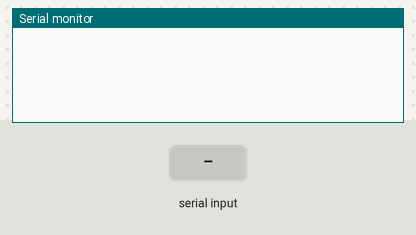
Bench run of a sketch on a simulated Arduino Uno, built with avr-gcc and run on an emulated ATmega328P. Shown: the last lines printed to the serial monitor. The test bench sets the inputs (shaded band).

Above: at 1.2 s.
1.3 s: "startup\n" received over Serial
At 2.3 s:
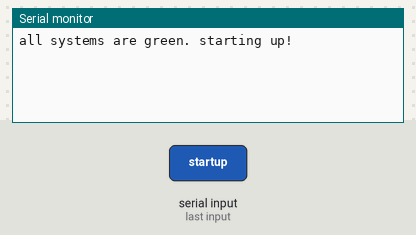
2.8 s: "1\n" received over Serial
At 3.2 s:
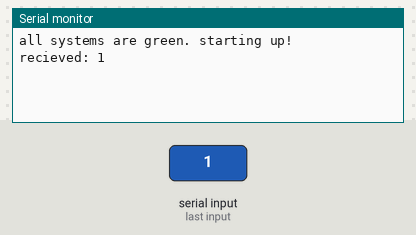

Measured:
- after the input at 1.3 s, the serial monitor: prints a new line at once (image 1)
- after the input at 2.8 s, the serial monitor: prints a new line at once (image 2)

The sketch:

comms_test.ino
```cpp
// code from: https://www.programmingelectronics.com/serial-read/

const unsigned int MAX_MESSAGE_LENGTH = 12;

void setup() {
 Serial.begin(9600);
}

void loop() {

 //Check to see if anything is available in the serial receive buffer
 while (Serial.available() > 0)
 {
   //Create a place to hold the incoming message
   static char message[MAX_MESSAGE_LENGTH];
   static unsigned int message_pos = 0;

   //Read the next available byte in the serial receive buffer
   char inByte = Serial.read();

   //Message coming in (check not terminating character) and guard for over message size
   if ( inByte != '\n' && (message_pos < MAX_MESSAGE_LENGTH - 1) )
   {
     //Add the incoming byte to our message
     message[message_pos] = inByte;
     message_pos++;
   }
   //Full message received...
   else
   {
     //Add null character to string
     message[message_pos] = '\0';

     //Print the message (or do other things)
     if(strcmp(message, "startup")==0) {
       Serial.println("all systems are green. starting up!");
     } else {
       Serial.print("recieved: ");
       Serial.println(message);
     }

     //Reset for the next message
     message_pos = 0;
   }
 }
}
```
